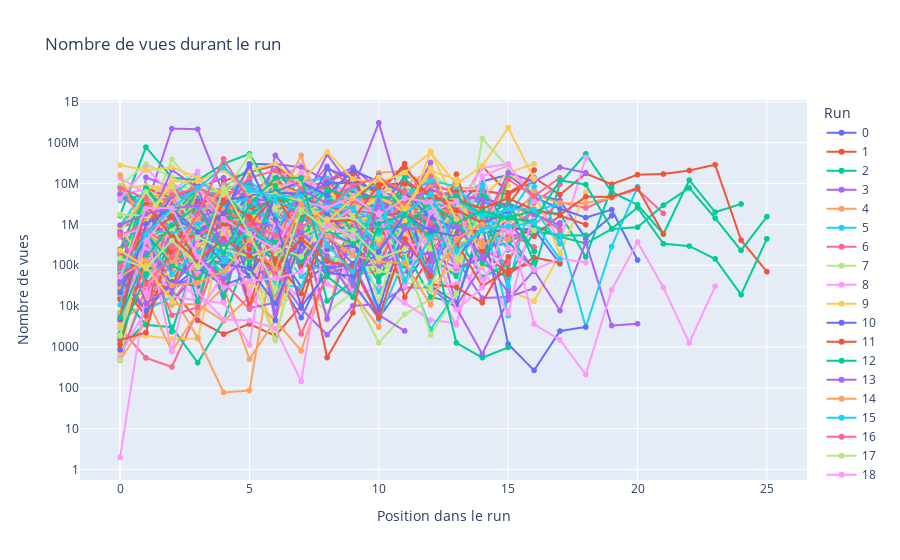

Notebook code for this chart:
### Markdown cell above
### Nombre de vues durant le run

### Code cell
df_plot = df_output[~df_output['walk'].isnull()]
df_plot = df_plot[~df_plot['nb_views'].isnull()]
fig = px.line(df_plot, x=df_plot.groupby('walk').cumcount(), y='nb_views',
                 color=df_plot['walk'], title='Nombre de vues durant le run',
                 log_y=True,
                 labels={'nb_views': 'Nombre de vues', 'x': 'Position dans le run', 'theme': 'Thème'},
              markers=True,
              hover_data=['nb_views', 'theme'])

fig.update_layout(
    legend_title='Run'
)
fig.write_html('plots/p5_nb_views.html')
fig.show()
